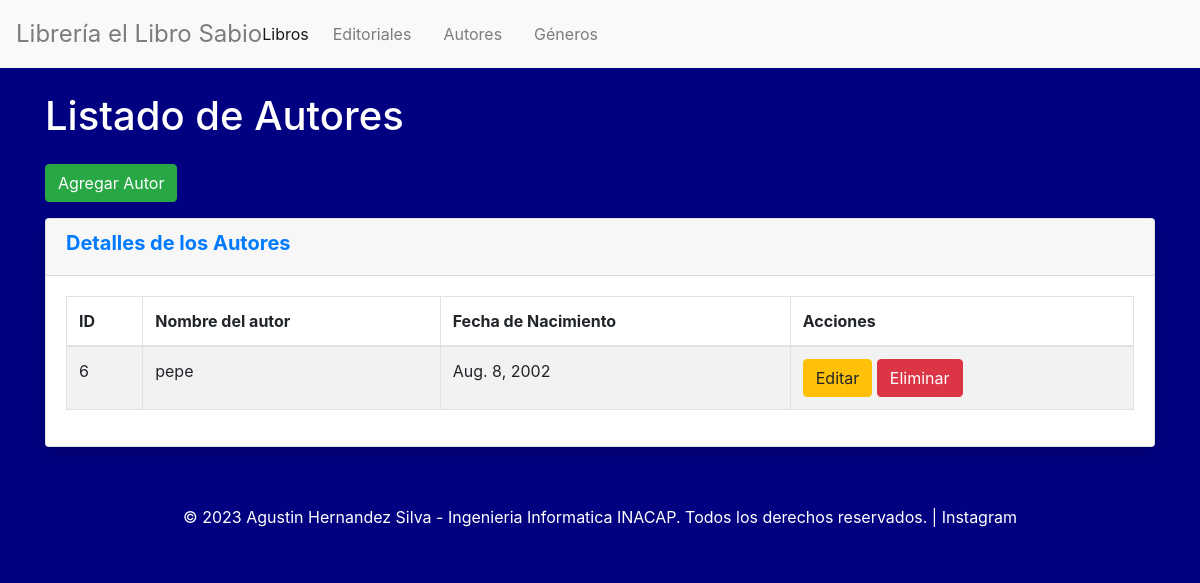
Page /author on the earlier database version.
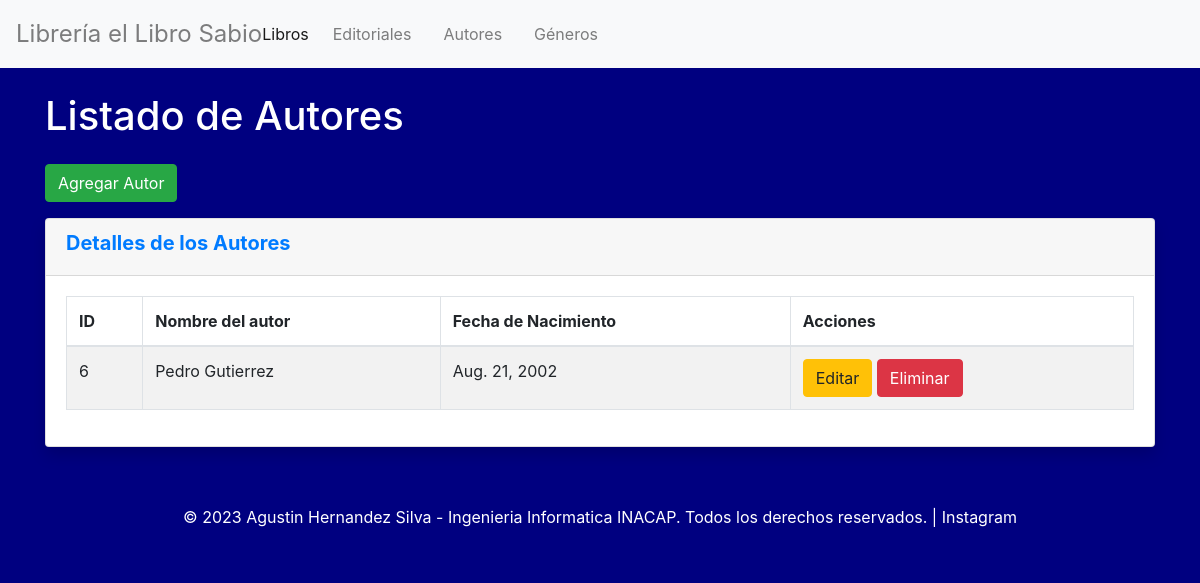
Same page on the later database version.
### FirstLibreria/models.py (models this page shows, shortened)
class Author(models.Model):
    id = models.AutoField(primary_key=True)
    name = models.CharField(max_length=255)
    date_of_birth = models.DateField()

### FirstLibreria/views.py (the view)
# urls.py: path('author', views.author_list, name='author_list'),
def author_list(request):
    authors = Author.objects.all()
    return render(request, 'FirstLibreria/author_list.html', {'authors': authors})

### FirstLibreria/templates/FirstLibreria/author_list.html
{% extends '../layout/base.html' %}
{% block content %}
<div class="container">
    <div class="my-4">
        <h1>Listado de Autores</h1>
    </div>
    <a href="{% url 'author_new' %}" class="btn btn-success mb-3">
        Agregar Autor
    </a>
    <div class="card shadow">
        <div class="card-header">
            <h5 class="font-weight-bold text-primary">Detalles de los Autores</h5>
        </div>
        <div class="card-body">
            <table class="table table-bordered table-striped">
                <thead>
                    <tr>
                        <th>ID</th>
                        <th>Nombre del autor</th>
                        <th>Fecha de Nacimiento</th>
                        <th>Acciones</th>
                    </tr>
                </thead>
                <tbody>
                    {% for author in authors %}
                        <tr>
                            <td>{{ author.id }}</td>
                            <td>{{ author.name }}</td>
                            <td>{{ author.date_of_birth }}</td>
                            <td>
                                <a href="{% url 'author_edit' author.id %}" class="btn btn-warning">
                                    Editar
                                </a>
                                <a href="{% url 'author_delete' author.id %}" class="btn btn-danger">
                                    Eliminar
                                </a>
                            </td>
                        </tr>
                    {% empty %}
                        <tr>
                            <td colspan="4">No hay autores registrados.</td>
                        </tr>
                    {% endfor %}
                </tbody>
            </table>
        </div>
    </div>
</div>
{% endblock %}

Differences in the rows shown:
changed Author id 6: name "pepe" → "Pedro Gutierrez"; date_of_birth "Aug. 8, 2002" → "Aug. 21, 2002"
